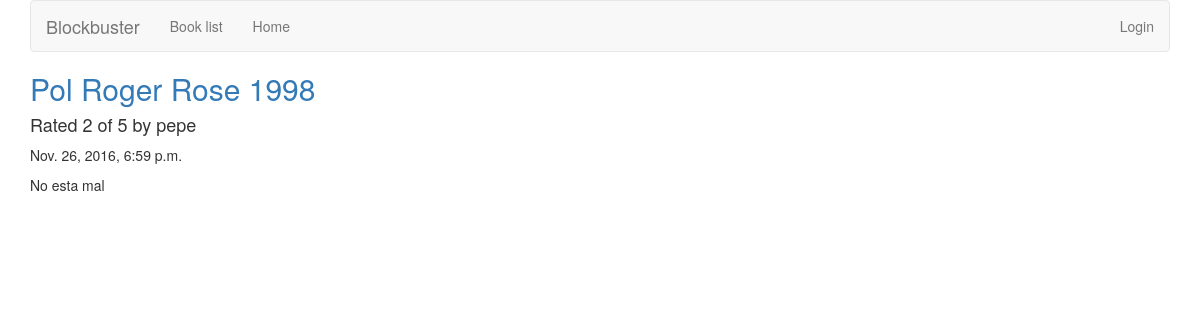
Page /bookfinder/review/34/ on the committed database.
### bookfinder/models.py (models this page shows, shortened)
class Review(models.Model):
    RATING_CHOICES = (
        (1, '1'),
        (2, '2'),
        (3, '3'),
        (4, '4'),
        (5, '5'),
    )
    book = models.ForeignKey(Book)
    pub_date = models.DateTimeField('date published')
    user_name = models.CharField(max_length=100)
    comment = models.CharField(max_length=200)
    rating = models.IntegerField(choices=RATING_CHOICES)

class Book(models.Model):
    name = models.CharField(max_length = 200)

### bookfinder/views.py (the view)
# urls.py: url(r'^review/(?P<review_id>[0-9]+)/$', views.review_detail, name='review_detail'),
def review_detail(request, review_id):
    review = get_object_or_404(Review, pk=review_id)
    return render(request, 'bookfinder/review_detail.html', {'review': review})

### bookfinder/templates/bookfinder/review_detail.html
{% extends 'base.html' %}
{% block title %}
<h2><a href="{% url 'bookfinder:book_detail' review.book.id %}">{{ review.book.name }}</a></h2>
{% endblock %}
{% block content %}
<h4>Rated {{ review.rating }} of 5 by {{ review.user_name }}</h4>
<p>{{ review.pub_date }}</p>
<p>{{ review.comment }}</p>
{% endblock %}

### rows in the picture
Review: book.name "Pol Roger Rose 1998", rating "2", user_name "pepe", pub_date "Nov. 26, 2016, 6:59 p.m.", comment "No esta mal"
